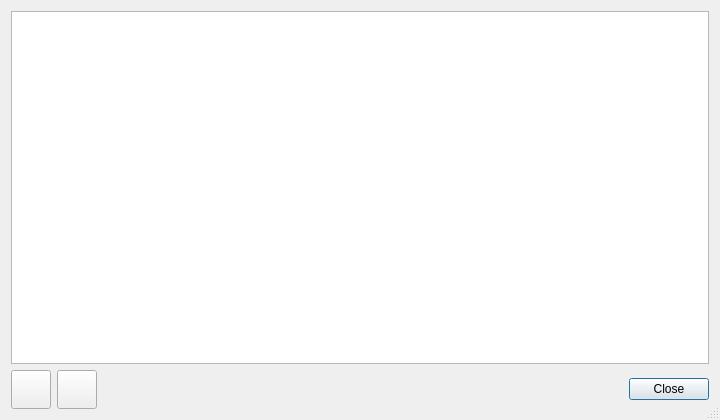
<?xml version="1.0" encoding="UTF-8"?>
<ui version="4.0">
 <class>PieceInfoDialog</class>
 <widget class="QDialog" name="PieceInfoDialog">
  <property name="windowModality">
   <enum>Qt::WindowModal</enum>
  </property>
  <property name="geometry">
   <rect>
    <x>0</x>
    <y>0</y>
    <width>720</width>
    <height>420</height>
   </rect>
  </property>
  <property name="windowTitle">
   <string>Pattern Piece Info</string>
  </property>
  <property name="windowIcon">
   <iconset resource="../share/resources/toolicon.qrc">
    <normaloff>:/toolicon/32x32/piece_info.png</normaloff>:/toolicon/32x32/piece_info.png</iconset>
  </property>
  <property name="sizeGripEnabled">
   <bool>true</bool>
  </property>
  <property name="modal">
   <bool>true</bool>
  </property>
  <layout class="QVBoxLayout" name="verticalLayout">
   <item>
    <widget class="QTableWidget" name="pieces_TableWidget">
     <property name="editTriggers">
      <set>QAbstractItemView::NoEditTriggers</set>
     </property>
     <property name="alternatingRowColors">
      <bool>true</bool>
     </property>
     <property name="selectionBehavior">
      <enum>QAbstractItemView::SelectRows</enum>
     </property>
     <property name="sortingEnabled">
      <bool>true</bool>
     </property>
     <attribute name="verticalHeaderVisible">
      <bool>false</bool>
     </attribute>
    </widget>
   </item>
   <item>
    <layout class="QHBoxLayout" name="horizontalLayout">
     <item>
      <widget class="QToolButton" name="clipboard_ToolButton">
       <property name="toolTip">
        <string>Copy the table to the clipboard, to paste into a spreadsheet</string>
       </property>
       <property name="icon">
        <iconset resource="../../../libs/vmisc/share/resources/icon.qrc">
         <normaloff>:/icon/32x32/clipboard_icon.png</normaloff>:/icon/32x32/clipboard_icon.png</iconset>
       </property>
       <property name="iconSize">
        <size>
         <width>32</width>
         <height>32</height>
        </size>
       </property>
      </widget>
     </item>
     <item>
      <widget class="QToolButton" name="csv_ToolButton">
       <property name="toolTip">
        <string>Export the table as a CSV file</string>
       </property>
       <property name="icon">
        <iconset resource="../../../libs/vmisc/share/resources/icon.qrc">
         <normaloff>:/icon/32x32/table.png</normaloff>:/icon/32x32/table.png</iconset>
       </property>
       <property name="iconSize">
        <size>
         <width>32</width>
         <height>32</height>
        </size>
       </property>
      </widget>
     </item>
     <item>
      <spacer name="horizontalSpacer">
       <property name="orientation">
        <enum>Qt::Horizontal</enum>
       </property>
       <property name="sizeHint" stdset="0">
        <size>
         <width>40</width>
         <height>20</height>
        </size>
       </property>
      </spacer>
     </item>
     <item>
      <widget class="QDialogButtonBox" name="buttonBox">
       <property name="standardButtons">
        <set>QDialogButtonBox::Close</set>
       </property>
      </widget>
     </item>
    </layout>
   </item>
  </layout>
 </widget>
 <resources>
  <include location="../share/resources/toolicon.qrc"/>
  <include location="../../../libs/vmisc/share/resources/icon.qrc"/>
 </resources>
 <connections>
  <connection>
   <sender>buttonBox</sender>
   <signal>rejected()</signal>
   <receiver>PieceInfoDialog</receiver>
   <slot>reject()</slot>
  </connection>
 </connections>
</ui>
